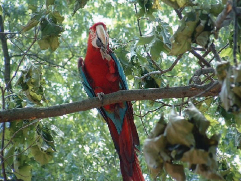
#> input picture Aula 03/imagens/bird.png, 241 x 181 px, found by its file name
$ python equalizacao_histograma_color_ex01.py
#> lines starting #> are read from the running program, lines starting #| are printed output that depends on the picture; pictures that were not available may be replaced by others from this repository, and a replacement may not be noted
import cv2
import numpy
import matplotlib.pyplot as plt
import imageio
from skimage import data
from skimage.color import rgb2gray
from PIL import Image

# Carregando a imagem colorida
img = cv2.imread('./images/bird.png', cv2.COLOR_YUV2BGR)
#> img is the input picture: shape (181, 241, 3); mean B, G, R 93.3, 116.9, 103.9

img_to_yuv = cv2.cvtColor(img,cv2.COLOR_BGR2YUV)
#> img_to_yuv: shape (181, 241, 3); mean of channels 0, 1, 2 110.3, 119.7, 122.4

# Calculando o histograma equalizado
img_to_yuv[:,:,0] = cv2.equalizeHist(img_to_yuv[:,:,0])
#> img_to_yuv: shape (181, 241, 3); mean of channels 0, 1, 2 128.2, 119.7, 122.4
hist_equalization_result = cv2.cvtColor(img_to_yuv, cv2.COLOR_YUV2BGR)
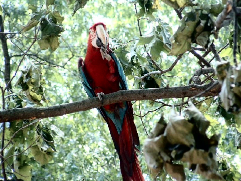
#> hist_equalization_result: shape (181, 241, 3); mean B, G, R 111.4, 134.9, 121.8

# Salvando o histograma equalizado
cv2.imwrite('./images/bird-result.jpg',hist_equalization_result)

# Leitura do histograma equalizado
result = imageio.imread("C:\\IMAGENS_UNIP\\bird-result.jpg")
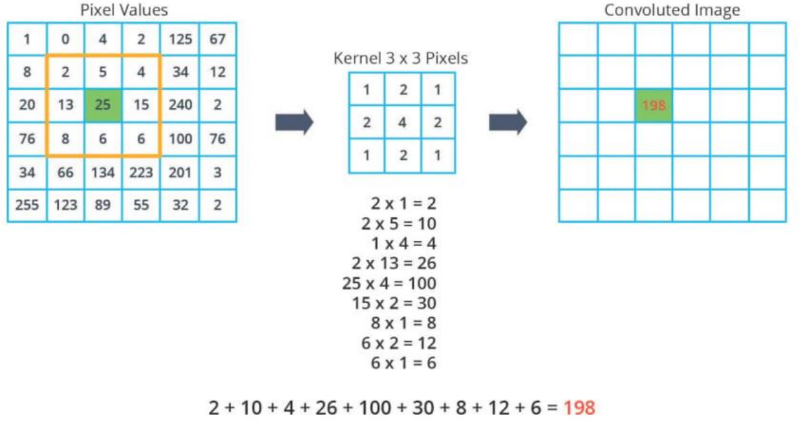
#> input picture Aula 03/imagens/Convolucao - visao geral (1).png, 801 x 439 px, given in place of bird-result.jpg, which was not available
#> result is the input picture: shape (439, 801, 4); mean R, G, B, A 240.6, 246, 245.9, 255

# Obtendo o histograma da imagem original
plt.hist(img.ravel(),256,[0,256])
plt.hist(result.ravel(),256,[0,256])

fig, axes = plt.subplots(1, 2, figsize=(8, 4))
ax = axes.ravel()

img_original = Image.open("./images/bird.png")
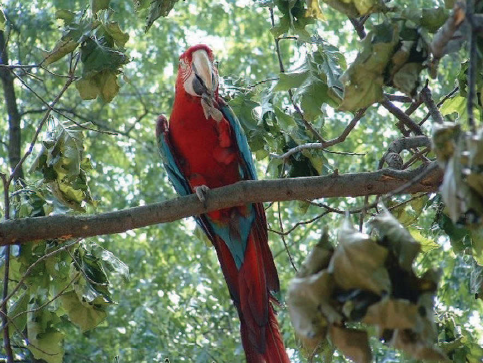
#> img_original: PIL image 483x363 RGB; mean R, G, B 103.9, 116.9, 93.2
ax[0].imshow(img_original)
ax[0].set_title("Imagem Original")

ax[1].imshow(result, cmap=plt.cm.gray)
ax[1].set_title("Imagem melhorada - Histograma Equalizado")

fig.tight_layout()

plt.show()
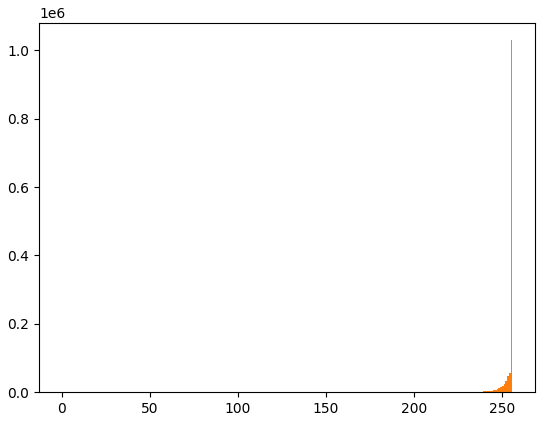
#> figure drawn by matplotlib, 1 panel; tallest bar 1088 high, from x = 70 to 71; tallest bar 1029435 high, from x = 255 to 256
